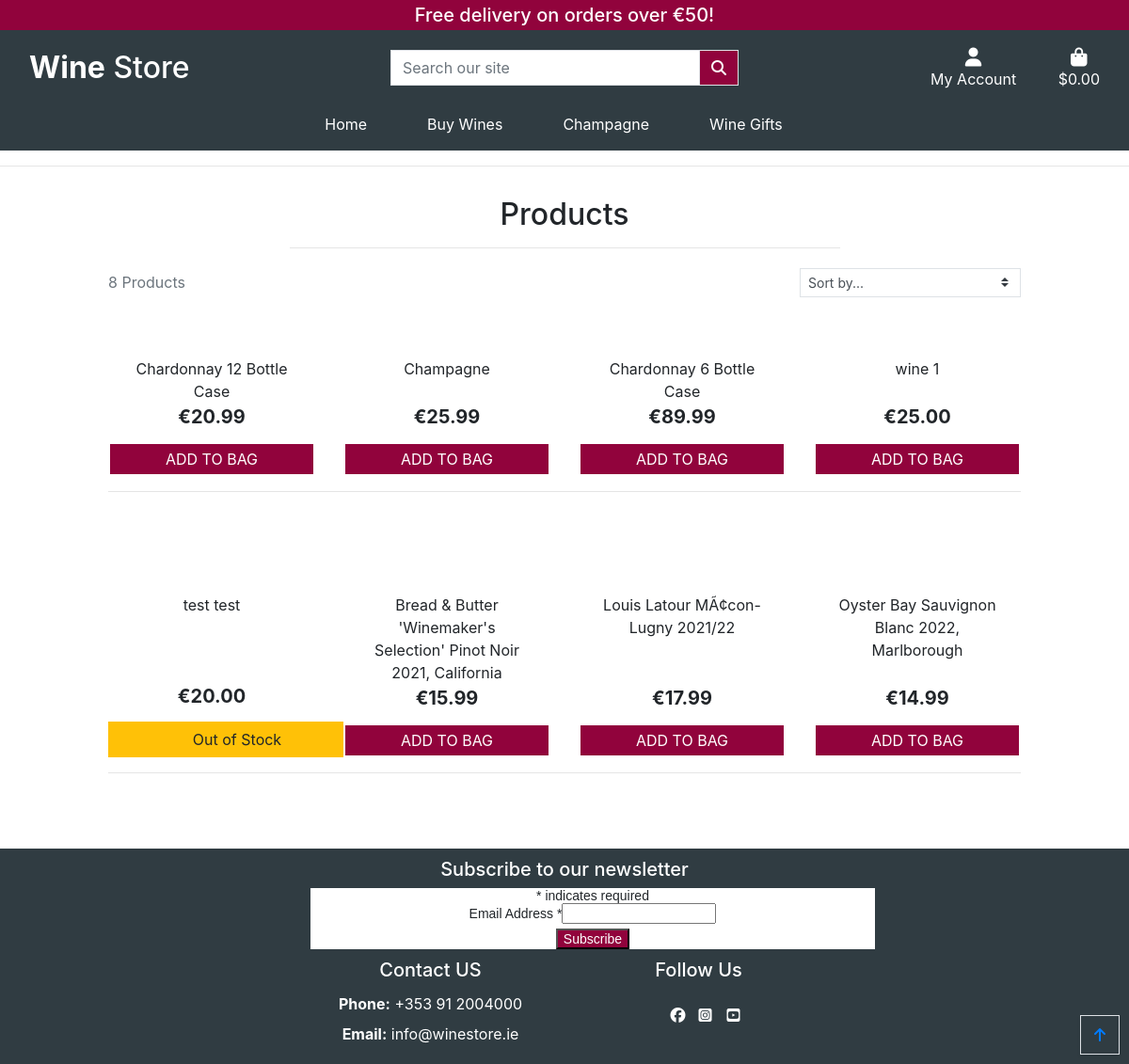
/products/, run on an earlier commit of the app's database.
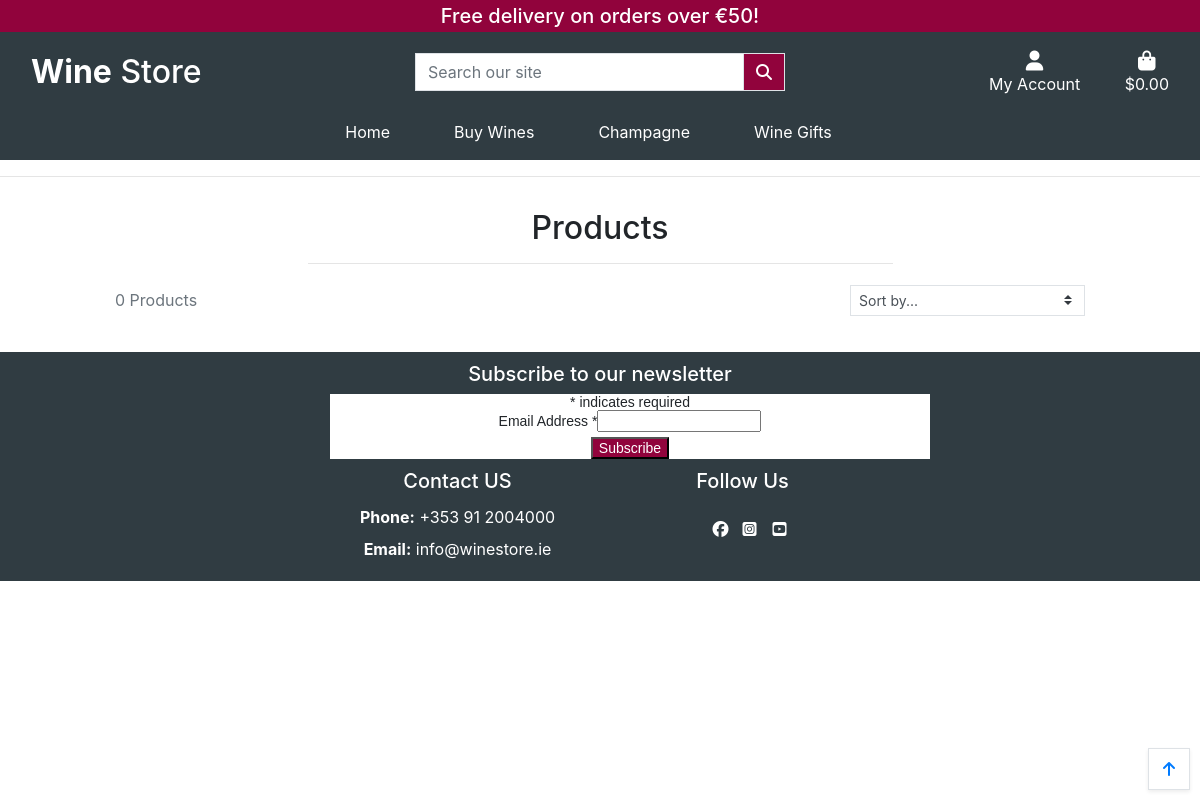
And on a later commit of the database.
### products/models.py (models this page shows, shortened)
class Product(models.Model):
    title = models.CharField(max_length = 254)
    description = models.TextField()
    price = models.DecimalField(max_digits=6, decimal_places=2)
    grape = models.ForeignKey('Grape', null=True, blank=True,
                                 on_delete=models.SET_NULL)
    closure = models.ForeignKey('Closure', null=True, blank=True,
                                 on_delete=models.SET_NULL)
    country = CountryField(blank_label='Country *', null=False, blank=False)
    colour = models.ForeignKey('Colour', null=True, blank=True,
                                 on_delete=models.SET_NULL)
    region = models.CharField(max_length = 32)
    style = models.ForeignKey('Style', null=True, blank=True,
                                 on_delete=models.SET_NULL)
    vintage = models.IntegerField(blank=False,
                                  validators=[RegexValidator(regex='^.{4}$',
                                   message='Enter year in YYYY format', code='nomatch')])
    image = models.ImageField(null=True, blank=True)
    image_url = models.URLField(max_length=1024, null=True, blank=True)
    in_stock = models.BooleanField()
    stock_qty = models.IntegerField(null=False, blank=False)
    created = models.DateTimeField(auto_now_add=True)
    sku = models.CharField(max_length=32, unique=True, null=True,editable=False)

### products/views.py (the view, shortened to what this page needs)
# urls.py: path('', views.all_products, name='products'),
def all_products(request):
    products = Product.objects.all().order_by('-created')
    query = None
    colours = None
    styles = None
    grapes = None
    countries = None
    sort = None
    direction = None
    paginator = Paginator(products, 8)
    page_number = request.GET.get("page")
    products = paginator.get_page(page_number)
    current_sorting = f'{sort}_{direction}'
    context = {
            'products': products,
            'search_term': query,
            'current_colours': colours,
            'current_styles': styles,
            'current_grapes': grapes,
            'current_sorting': current_sorting,
        }
    return render(request, 'products/products.html', context)

### coupons/forms.py
class CouponForm(forms.Form):
    code = forms.CharField()

### products/templates/products/products.html (shortened to what this page needs)
{% extends "base.html" %}
{% load static %}
{% block content %}
<div class="overlay"></div>
<div class="container-fluid">
    <div class="row">
        <div class="col text-center mt-3">
            <h2>Products</h2>
            <hr class="w-50 mb-1">
        </div>
    </div>
    <div class="row">
        <div class="product-container col-10 offset-1">
            <div class="row mt-1 mb-2">
                <div class="col-12 col-md-6 my-auto order-md-last d-flex justify-content-center justify-content-md-end">
                    <div class="sort-select-wrapper w-50">
                        <select id="sort-selector" class="custom-select custom-select-sm rounded-0 border border
                        -{% if current_sorting != 'None_None' %}info{% else %}black{% endif %}">
                            <option value="reset" {% if current_sorting == 'None_None' %}selected{% endif %}>Sort by...</option>
                        </select>
                    </div>
                </div>
                <div class="col-12 col-md-6 order-md-first">
                    <p class="text-muted mt-3 text-center text-md-left">
                        {{ products|length }} Products{% if search_term %} found for <strong>"{{ search_term}}"</strong>{% endif %}
                    </p>
                </div>
            </div>
            <div class="row">
                {% for product in products %}
                <div class="col-sm-6 col-md-6 col-lg-4 col-xl-3">
                    <div class="card h-100 border-0">
                        {% if product.image %}
                        <a href="{% url 'product_detail' product.id %}">
                        </a>
                        {% else %}
                        <a href="{% url 'product_detail' product.id %}">
                            <img class="card-img-top img-fluid" src="{{ MEDIA_URL }}noimage.png"
                                alt="{{ product.name }}">
                        </a>
                        {% endif %}
                        <div class="card-body pb-0">
                            <p class="mb-0 text-center">{{ product.title }}</p>
                        </div>
                        <div class="card-footer bg-white pt-0 border-0 text-left">
                            <div class="row">
                                <div class="col">
                                    <p class="lead mb-0 text-left font-weight-bold text-center">€{{ product.price }}</p>
                                </div>
                            </div>
                        </div>
                        <form action="{% url 'add_to_bag' product.id %}" method="POST">
                            {% if product.in_stock %}
                            <input type="submit" class="add-to-bag btn rounded-0 text-uppercase py-1 text-white" value="Add to Bag">
                            {% else %}
                            <input type="text" class="btn btn-warning rounded-0" value="Out of Stock">
                            {% endif %}
                        </form>
                    </div>
                </div>
                {% if forloop.counter|divisibleby:4 %}
                <div class="col-12 d-none d-xl-block mb-5">
                    <hr>
                </div>
                {% endif %}
                {% endfor %}
            </div>
        </div>
    </div>
</div>
<div class="btt-button shadow-sm rounded-0 border border-black">
    <a class="btt-link d-flex h-100">
        <i class="fas fa-arrow-up text-black mx-auto my-auto"></i>
    </a>
</div>
<footer>
    {% include 'includes/footer.html' %}
</footer>
{% endblock %}

What changed in the data, as far as the page shows it:
removed Product: title "Chardonnay 12 Bottle Case", price "20.99"
removed Product: title "Champagne", price "25.99"
removed Product: title "Chardonnay 6 Bottle Case", price "89.99"
removed Product: title "wine 1", price "25.00"
removed Product: title "test test", price "20.00"
removed Product: title "Bread & Butter 'Winemaker's Selection' Pinot Noir 2021, California", price "15.99"
removed Product: title "Louis Latour MÃ¢con-Lugny 2021/22", price "17.99"
removed Product: title "Oyster Bay Sauvignon Blanc 2022, Marlborough", price "14.99"
Also different on the page:
{{ products|length }}: "8" → "0"
